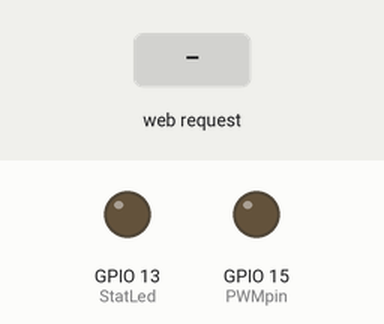
Recording of a sketch running on a simulated ESP8266 (NodeMCU). Parts: output pins drawn as LEDs (lit = HIGH). Inputs (shaded band) come from the test bench. WiFi joins after 1.5 s; servers stay silent unless stated; what the sketch prints to the serial monitor is not drawn.

Above: at 2.7 s.
2.8 s: HTTP request GET /bright/0 received
At 4.2 s:
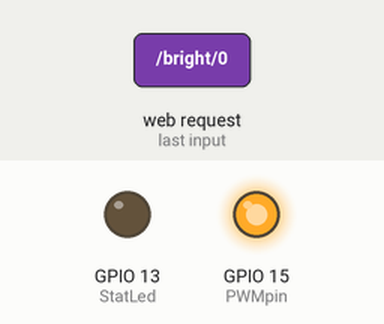
5.0 s: HTTP request GET /bright/25 received
At 5.7 s:
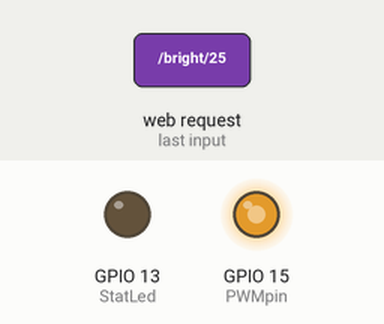
6.9 s: HTTP request GET /bright/50 received
At 8.3 s:
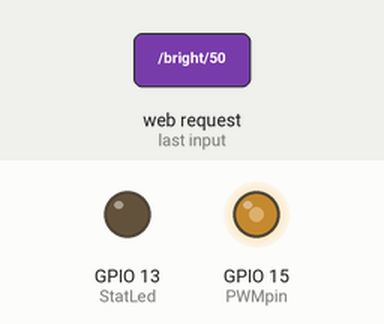
Timing chart, 0 to 9.9 s (numbered marks = the images above; inputs shaded):
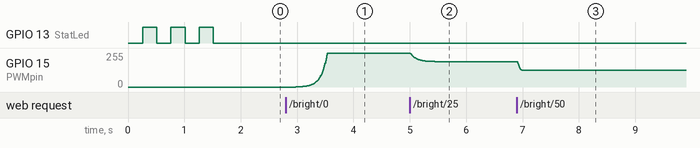

The sketch:

WiFiLED.ino
```cpp
// (licence header left out)
#include <ESP8266WiFi.h>                   //include the ESP8266 library
#define PWMpin 15                          //define the GPIO where the MOSFET is connected to. Refer to schematics!
#define StatLed 13                         //status led shows whether we are connected to WiFi.

const char* ssid = "YourWiFiName";         //enter the SSID of the WiFi to connect to
const char* password = "YourPassword";     //enter the password of the WiFi you're trying to connect to
int thisval = 100;                         //integer to store the current brightness
int lastval = 100;                         //integer to store the brightness from previous loop

WiFiServer server(80);                     //start the WiFi server

//=========================================================================== SETUP
void setup() {
  Serial.begin(115200);                    //start the Serial port - used for debugging
  delay(10);

  pinMode(PWMpin, OUTPUT);                 //set up the GPIOs that we'll be using
  pinMode(StatLed, OUTPUT);

  Serial.print("Connecting to ");          //print some info about the network to the console
  Serial.println(ssid);

  WiFi.begin(ssid, password);              //start the WiFi on the ESP8266

  while (WiFi.status() != WL_CONNECTED) {  //wait till the connection is estabilished
    digitalWrite(StatLed, 0);
    delay(250);
    Serial.print(".");
    digitalWrite(StatLed, 1);
    delay(250);
  }

  Serial.println("");                       //print some more debug info to the console
  Serial.println("WiFi connected");
  digitalWrite(StatLed, 0);

  server.begin();                           //initialize a server on the ESP8266
  Serial.println("Server started");

  // Print the IP address
  Serial.println(WiFi.localIP());           //some more debug into the console
}
//============================================================================= LOOP
void loop() {

  while (WiFi.status() != WL_CONNECTED) {   //in case the WiFi is disconnected for some
    digitalWrite(StatLed, 0);               //reason, the Status LED will blink
    delay(250);
    Serial.print(".");
    digitalWrite(StatLed, 1);
    delay(250);
  }
  //-------------------------------------------------------------- Handling the incoming data and UI

  WiFiClient client = server.available();   //check if a client has connected
  if (!client) {
    return;
  }

  Serial.println("new client");
  while (!client.available()) {              //wait until the client sends some data
    delay(1);
  }

  String req = client.readStringUntil('\r');  //Read the incoming request from the client
  Serial.println(req);
  client.flush();

  if (req.indexOf("/bright/0") != -1)         //create a value accoring to the request
    thisval = 0;                              // Completely OFF - 0% brightness
  else if (req.indexOf("/bright/25") != -1)
    thisval = 25;                             //25% brightness
  else if (req.indexOf("/bright/50") != -1)
    thisval = 50;                             //50% brightness
  else if (req.indexOf("/bright/75") != -1)
    thisval = 75;                             //75% brightness
  else if (req.indexOf("/bright/100") != -1)
    thisval = 100;                            //Full ON - 100% brightness
  else {                                      //otherwise, if there was an unexpected response, reply with the page below:
    Serial.println("invalid request");
    String s2 = "HTTP/1.1 200 OK\r\nContent-Type: text/html\r\n\r\n<!DOCTYPE HTML>\r\n<html>\r\n<head><title>My Light</title></head>Current Brightness: ";     //HTML intro stuff
    switch (thisval) {                        //let the user know the current state of the light
      case 0:
        s2 += "OFF";
        break;
      case 25:
        s2 += "25%";
        break;
      case 50:
        s2 += "50%";
        break;
      case 75:
        s2 += "75%";
        break;
      case 100:
        s2 += "Full ON";
        break;
      default:
        s2 += "Ooops, something went wrong :/";
        break;
    }
    s2 += "<br> <form action=\"";
    s2 += "/bright/100\"><input type=\"submit\" value=\"ON\" style=\"height:500px; width:1500px; font-size:250px;\" /></form>";     //draw the buttons

    s2 += "<form action=\"";
    s2 += "/bright/25\"><input type=\"submit\" value=\"25%\" style=\"height:250px; width:1500px; font-size:250px;\" /></form>";

    s2 += "<form action=\"";
    s2 += "/bright/50\"><input type=\"submit\" value=\"50%\" style=\"height:250px; width:1500px; font-size:250px;\" /></form>";

    s2 += "<form action=\"";
    s2 += "/bright/75\"><input type=\"submit\" value=\"75%\" style=\"height:250px; width:1500px; font-size:250px;\" /></form>";

    s2 += "<form action=\"";
    s2 += "/bright/0\"><input type=\"submit\" value=\"OFF\" style=\"height:500px; width:1500px; font-size:250px;\" /></form>";

    s2 += "</html>\n";
    client.print(s2); //send the response to the client
    return;
  }
//------------------------------------------------------------- Dimming animation between brightnesses

  if (thisval > lastval) {                          //decide if the last set brightness was bigger or smaller
    int PWMmax = map(thisval, 0, 100, 1, 1024);     //this will remap the brightness percentage to 10bit PWM values
    int PWMmin = map(lastval, 0, 100, 1, 1024);
    for (float fadeValue = PWMmax; fadeValue >= PWMmin; fadeValue = fadeValue / 1.1) { //this is where the magic takes place
      analogWrite(PWMpin, map(floor(PWMmax - fadeValue + PWMmin), 0, 1024, 1024, 0));  //we have to invert the value because
      Serial.println(PWMmax - fadeValue + PWMmin);                                     //of the transistor driver
      delay(10);
    }
    analogWrite(PWMpin, map(PWMmax, 0, 1024, 1024, 0));  //this is the final line that sets the desired brightness
  }
  if (thisval < lastval) {
    int PWMmax = map(lastval, 0, 100, 1, 1024);           //this will remap the brightness percentage to 10bit PWM values
    int PWMmin = map(thisval, 0, 100, 1, 1024);
    for (float fadeValue = PWMmin; fadeValue <= PWMmax; fadeValue = fadeValue * 1.1) { //this is where the magic takes place
      analogWrite(PWMpin, map(floor(PWMmax - fadeValue + PWMmin), 0, 1024, 1024, 0));  //we have to invert the value because
      Serial.println(PWMmax - fadeValue + PWMmin);                                     //of the transistor driver
      delay(10);
    }
    analogWrite(PWMpin, map(PWMmin, 0, 1024, 1024, 0));  //this is the final line that sets the desired brightness
  }
  //----------------------------------------------------------- Ending the client connection

  client.flush();            //we flush the client now to prevent the client from interrupting the animation

                             //Now we prepare the HTML response for the client
  String s = "HTTP/1.1 200 OK\r\nContent-Type: text/html\r\n\r\n<!DOCTYPE HTML>\r\n<html>\r\n<head><title>My Light</title></head>WiFI enabled LED strip! Current Brightness: ";  //HTML intro stuff
  switch (thisval) {         //let the user know the current state of the light
    case 0:
      s += "OFF";
      break;
    case 25:
      s += "25%";
      break;
    case 50:
      s += "50%";
      break;
    case 75:
      s += "75%";
      break;
    case 100:
      s += "Full ON";
      break;
    default:
      s += "Ooops, something went wrong :/";
      break;
  }
  s += "<br> <form action=\"";  //Draw the buttons
  s += "/bright/100\"><input type=\"submit\" value=\"ON\" style=\"height:500px; width:1500px; font-size:250px;\" /></form>";

  s += "<form action=\"";
  s += "/bright/25\"><input type=\"submit\" value=\"25%\" style=\"height:250px; width:1500px; font-size:250px;\" /></form>";

  s += "<form action=\"";
  s += "/bright/50\"><input type=\"submit\" value=\"50%\" style=\"height:250px; width:1500px; font-size:250px;\" /></form>";

  s += "<form action=\"";
  s += "/bright/75\"><input type=\"submit\" value=\"75%\" style=\"height:250px; width:1500px; font-size:250px;\" /></form>";

  s += "<form action=\"";
  s += "/bright/0\"><input type=\"submit\" value=\"OFF\" style=\"height:500px; width:1500px; font-size:250px;\" /></form>";

  s += "</html>\n";

  client.print(s);          //Send the constructed HTML response
  delay(1);
  Serial.println("Client disonnected");
  Serial.println(thisval);  //some more debugging
  lastval = thisval;        //lastly store the current brightness level as "old"

  //NOTE: The client will actually be disconnected
  //      when the function returns and 'client' object is detroyed
}
```

Measured:
- after the input at 2.8 s, GPIO 15 (PWMpin): moves from 0/255 to 255/255 over 0.56 s, starting after 0.17 s
- after the input at 5.0 s, GPIO 15 (PWMpin): moves from 255/255 to 191/255 over 0.43 s, starting at once
- after the input at 6.9 s, GPIO 15 (PWMpin): 191/255 → 127/255 at once
